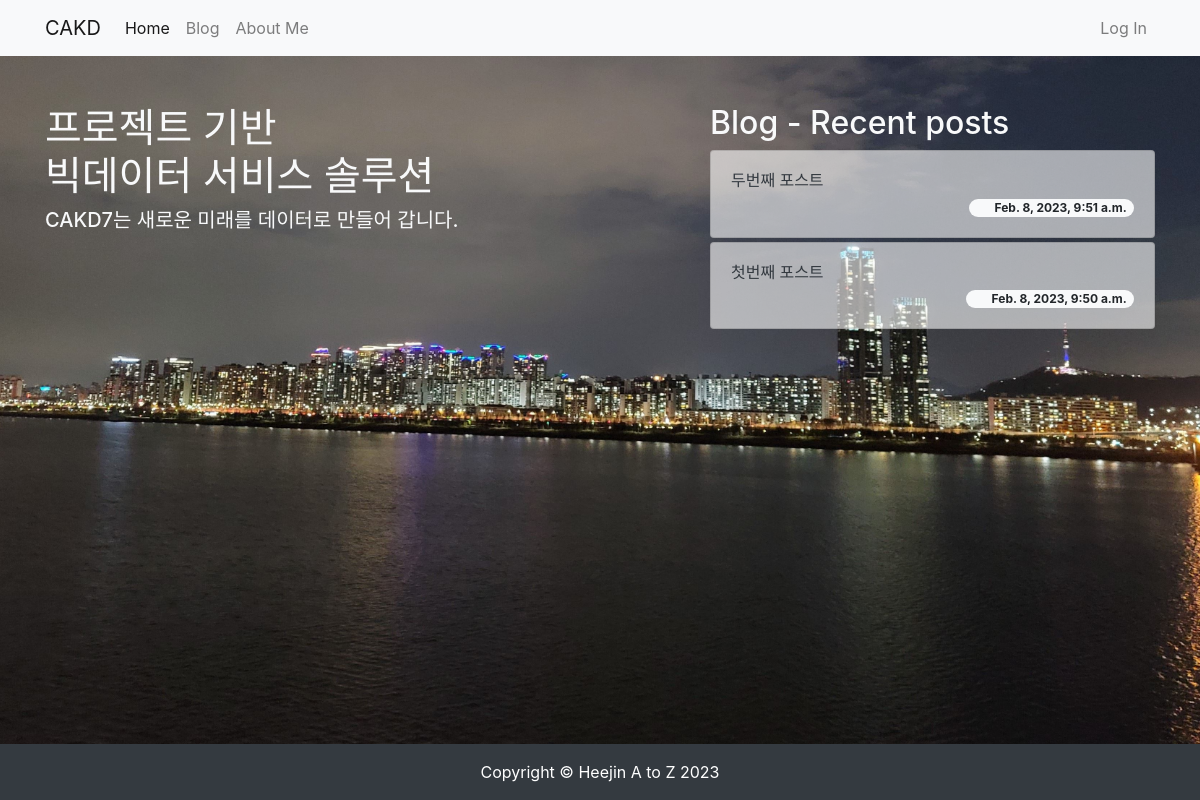
Before: / with the older database file.
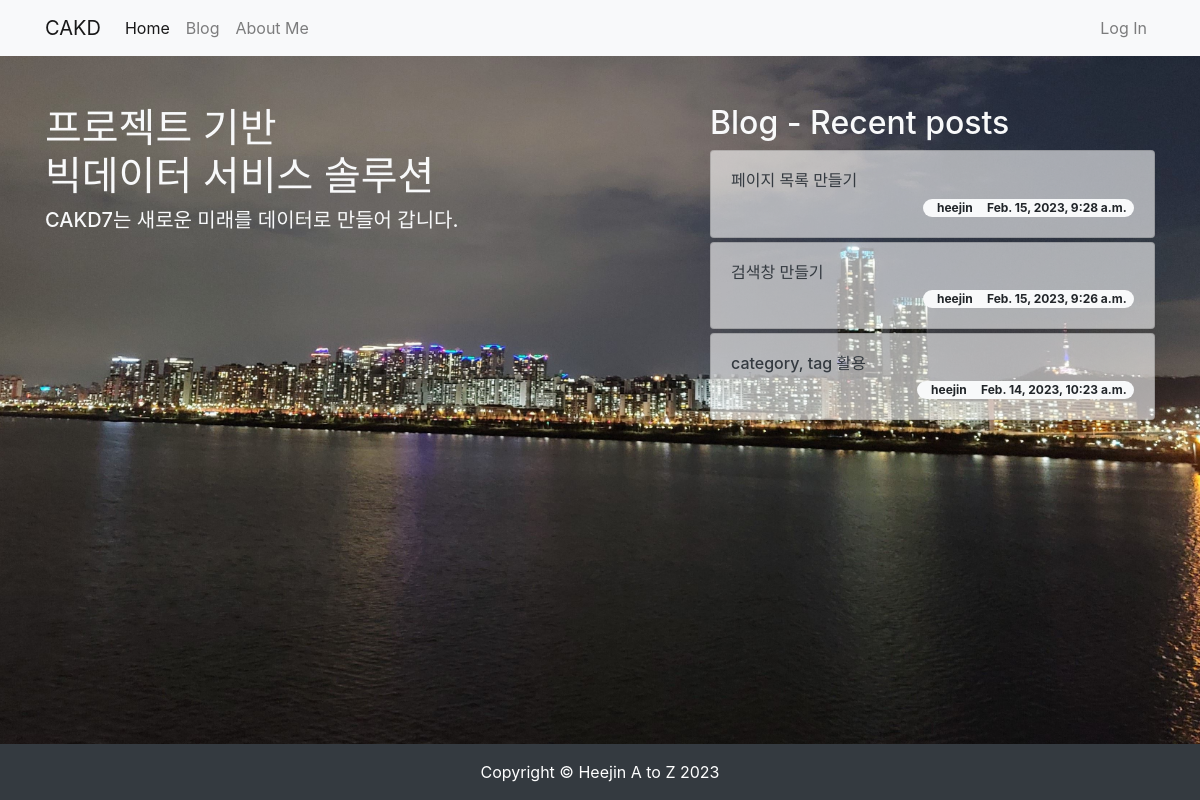
After: the same page with the newer database file.
### blog/models.py (models this page shows, shortened)
class Post(models.Model):
    title = models.CharField(max_length=30)
    hook_text = models.CharField(max_length=100, blank=True)
    content = models.TextField()
    head_image = models.ImageField(upload_to='blog/images/%Y/%m/%d/', blank=True)
    file_upload = models.FileField(upload_to='blog/files/%Y/%m/%d/', blank=True)
    created_at = models.DateTimeField(auto_now_add=True)
    updated_at = models.DateTimeField(auto_now=True)
    author = models.ForeignKey(User, null=True, on_delete=models.SET_NULL)
    category = models.ForeignKey(Category, null=True, blank=True, on_delete=models.SET_NULL)
    tags = models.ManyToManyField(Tag, blank=True)
    def get_absolute_url(self):
        return f'/blog/{self.pk}/'   #이와 같은 형식으로 URL을 만들어줌

### homepage/views.py (the view)
# urls.py: path('', views.landing),
def landing(request):
    recent_posts = Post.objects.order_by('-pk')[:3]
    return render(
        request,
        'homepage/landing.html',
        {
            'recent_posts':recent_posts,
        }
    )

### homepage/templates/homepage/landing.html (shortened to what this page needs)
<!DOCTYPE html> {% load static %}
<html lang="en">
<head>
    <link rel="stylesheet" href="https://cdn.jsdelivr.net/npm/bootstrap@4.5.3/dist/css/bootstrap.min.css">
    <link rel="stylesheet" href="{% static 'homepage/css/landing.css' %}" media="screen">
</head>
<body>
    {% include 'blog/navbar.html' %}
    <section>
        <div class="container">
            <div class="row justify-content-between">
                <div class="col-lg-6 text-light">
                    <h1 class="mt-5"> 프로젝트 기반 <BR> 빅데이터 서비스 솔루션 </h1>
                    <h5>CAKD7는 새로운 미래를 데이터로 만들어 갑니다.</h5>
                </div>
                <div class="col-lg-5 mt-5">
                    <h2 class="text-light">Blog - Recent posts</h2> {% for post in recent_posts %} <div
                        class="card mt-1">
                        <div class="card-body">
                            <h6><a href="{{ post.get_absolute_url }}"
                                    class="text-decoration-none text-dark">{{ post.title }}</a></h6>
                            <span class="badge badge-pill badge-light float-right">
                                {{ post.author.username }} &nbsp; &nbsp; {{ post.created_at }} </span>
                        </div>
                    </div> {% endfor %}
                </div>
            </div>
        </div>
    </section>
    <div class="fixed-bottom">
        <footer class="py-3 bg-dark">
            <div class="container">
                <p class="m-0 text-center text-white"> Copyright &copy; Heejin A to Z 2023 </p>
            </div>
        </footer>
    </div>
</body>
</html>

Changed rows visible on the page:
no longer on this page (row unchanged): Post: title "두번째 포스트", created_at "Feb. 8, 2023, 9:51 a.m."
no longer on this page (row unchanged): Post: title "첫번째 포스트", created_at "Feb. 8, 2023, 9:50 a.m."
added Post: title "페이지 목록 만들기", author.username "heejin", created_at "Feb. 15, 2023, 9:28 a.m."
added Post: title "검색창 만들기", author.username "heejin", created_at "Feb. 15, 2023, 9:26 a.m."
added Post: title "category, tag 활용", author.username "heejin", created_at "Feb. 14, 2023, 10:23 a.m."
